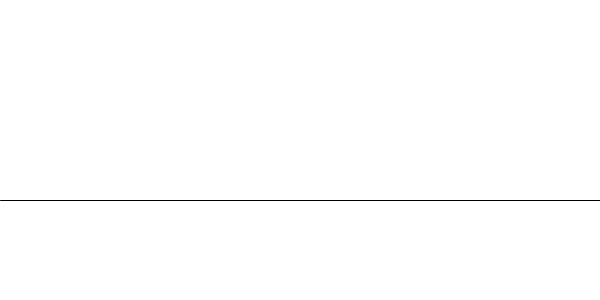
Frame 1 (no input)
Frame 60 (the mouse pressed at the canvas centre just before this capture): identical to frame 1, image omitted
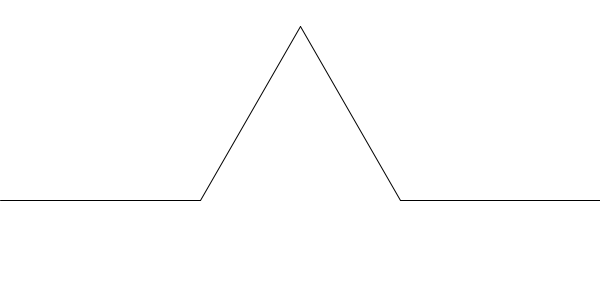
Frame 120 (the mouse held since frame 60 and released just before this capture)

The Processing sketch that drew these frames (run headless with seeded random() and noise(); from frame 60 on, the mouse is pressed at the canvas centre):

// Processing sketch: KochCurveSimple
// ── KochCurveSimple.pde
class KochLine {
  PVector start;
  PVector end;
  
  KochLine(PVector a, PVector b) {
   start = a.get();
   end = b.get();
  }
  
  void display() {
 
    stroke(0);
    line(start.x, start.y, end.x, end.y);
  }

  PVector kochA() {
   return start.copy(); 
  }
  
  PVector kochB() {
    PVector v = PVector.sub(end,start);
    v.div(3);
    v.add(start);
    return v;
    
  }

  PVector kochC() {
    PVector a = start.get();
    PVector v = PVector.sub(end,start);
    v.div(3);
    a.add(v);
    v.rotate(-radians(60));
    a.add(v);
    return a;
  }
  
  PVector kochD() {
    PVector v = PVector.sub(end,start);
    v.mult(2/3.0);
    v.add(start);
    return v;
  }
  
  PVector kochE() {
   return end.copy(); 
  }

}

ArrayList<KochLine> lines;

void setup() {
  size(600, 300);
  lines = new ArrayList<KochLine>();
  PVector start = new PVector(0,200);
  PVector end = new PVector(width, 200);
  
  lines.add(new KochLine(start, end));
}


void mousePressed() {
 generate(); 
}

void draw() {
  background(255);
  for(KochLine l : lines) {
    l.display();
  }
  
}


void generate() {
  ArrayList<KochLine> next = new ArrayList<KochLine>();
  
  for(KochLine l : lines) {
    PVector a = l.kochA();
    PVector b = l.kochB();
    PVector c = l.kochC();
    PVector d = l.kochD();
    PVector e = l.kochE();
    
    
    next.add(new KochLine(a,b));
    next.add(new KochLine(b,c));
    next.add(new KochLine(c,d));
    next.add(new KochLine(d,e));
  }
  
  lines = next;
}
    
  
